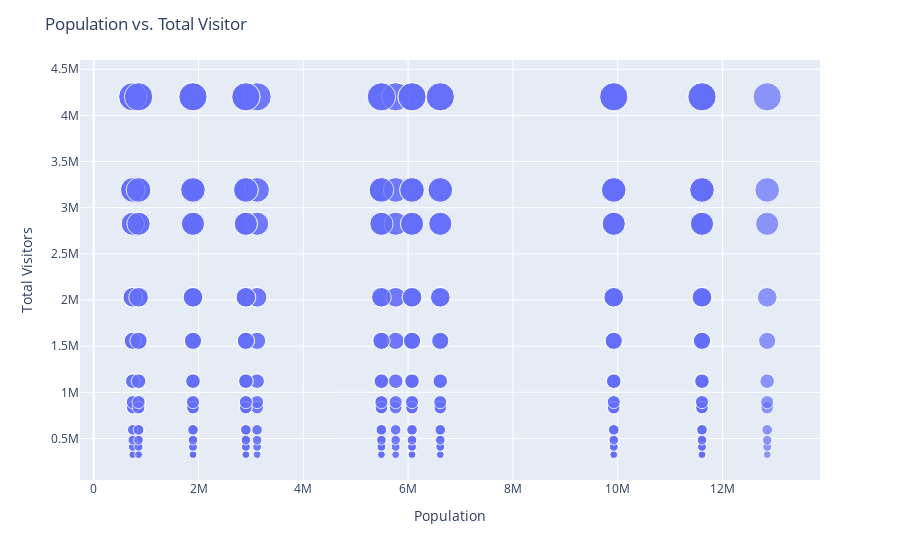
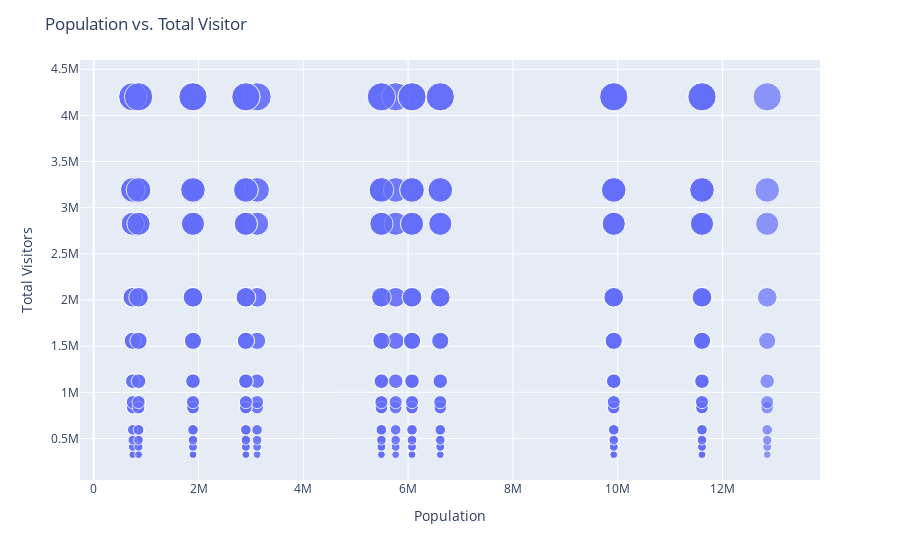

Write notebook code for charts like these, in order.
### Code cell
import plotly.express as px
fig = px.scatter(MW_visitors_Pop_by_year_df, x="Population", y="Total Visitors", hover_data=["StateCode"], size="Total Visitors" )
fig.update_layout(title='Population vs. Total Visitor')
fig.show()

### Figure 1 — Plotly figure (JSON) as saved in the notebook; plotly's stock layout.template omitted (floating-point values rounded to 4 significant figures; data arrays with more than 128 entries replaced by an {"elided": "..."} marker saying what was removed)
{"data": [{"customdata": {"elided": "588x1 str values"}, "hoverlabel": {"namelength": 0}, "hovertemplate": "Population=%{x}<br>Total Visitors=%{marker.size}<br>StateCode=%{customdata[0]}", "legendgroup": "", "marker": {"color": "#636efa", "size": {"elided": "588 int values"}, "sizemode": "area", "sizeref": 10500.0, "symbol": "circle"}, "mode": "markers", "name": "", "showlegend": false, "type": "scatter", "x": {"elided": "588 int values"}, "xaxis": "x", "y": {"elided": "588 int values"}, "yaxis": "y"}], "layout": {"legend": {"itemsizing": "constant", "tracegroupgap": 0}, "margin": {"t": 60}, "title": {"text": "Population vs. Total Visitor"}, "xaxis": {"anchor": "y", "domain": [0, 1], "title": {"text": "Population"}}, "yaxis": {"anchor": "x", "domain": [0, 1], "title": {"text": "Total Visitors"}}}}

### Figure 2 — Plotly figure (JSON) as saved in the notebook; plotly's stock layout.template omitted (floating-point values rounded to 4 significant figures; data arrays with more than 128 entries replaced by an {"elided": "..."} marker saying what was removed)
{"data": [{"customdata": {"elided": "588x1 str values"}, "hoverlabel": {"namelength": 0}, "hovertemplate": "Population=%{x}<br>Total Visitors=%{marker.size}<br>StateCode=%{customdata[0]}", "legendgroup": "", "marker": {"color": "#636efa", "size": {"elided": "588 int values"}, "sizemode": "area", "sizeref": 10500.0, "symbol": "circle"}, "mode": "markers", "name": "", "showlegend": false, "type": "scatter", "x": {"elided": "588 int values"}, "xaxis": "x", "y": {"elided": "588 int values"}, "yaxis": "y"}], "layout": {"legend": {"itemsizing": "constant", "tracegroupgap": 0}, "margin": {"t": 60}, "title": {"text": "Population vs. Total Visitor"}, "xaxis": {"anchor": "y", "domain": [0, 1], "title": {"text": "Population"}}, "yaxis": {"anchor": "x", "domain": [0, 1], "title": {"text": "Total Visitors"}}}}
